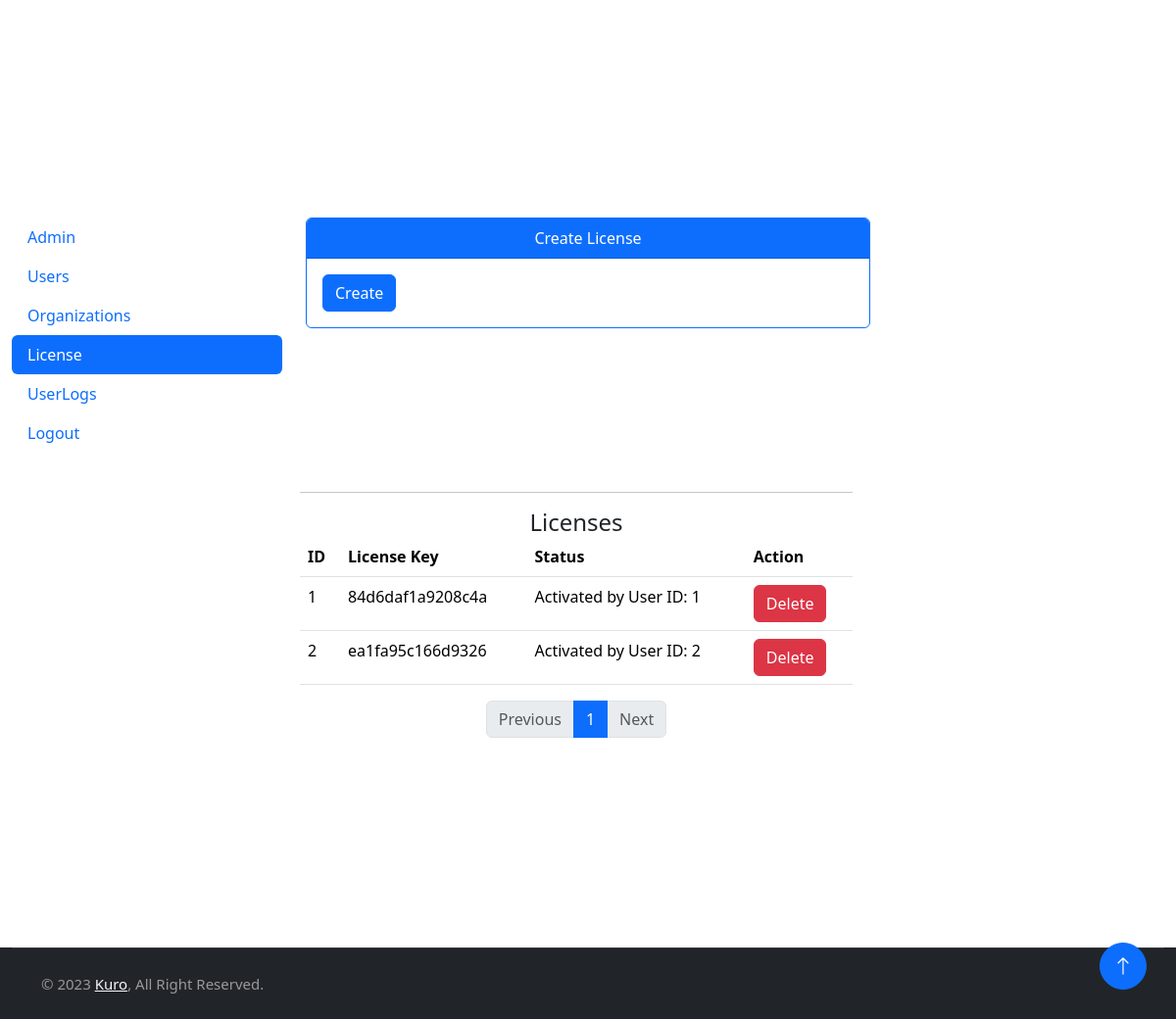
The page /admin/license (signed in) on the database its author committed.
### tables this page shows
CREATE TABLE `licenses` (
  `licenseId` INT AUTO_INCREMENT PRIMARY KEY,
  `licenseKey` VARCHAR(255) NOT NULL UNIQUE,
  `startDate` TIMESTAMP DEFAULT CURRENT_TIMESTAMP,
  `expiryDate` TIMESTAMP DEFAULT CURRENT_TIMESTAMP,
  `orgId` INT,
  `createdBy` INT,
  `userId` INT DEFAULT NULL,
  `status` TINYINT NOT NULL DEFAULT 0,
  `createdAt` TIMESTAMP DEFAULT CURRENT_TIMESTAMP,
  FOREIGN KEY (`orgId`) REFERENCES `organizations`(`orgId`) ON DELETE CASCADE,
  FOREIGN KEY (`createdBy`) REFERENCES `users`(`userId`) ON DELETE SET NULL,
  FOREIGN KEY (`userId`) REFERENCES `users`(`userId`) ON DELETE SET NULL
);

### router.php (called while the page is built, shortened)
<?php
class Router
{
	function any($route, $path_to_include){ $this->route($route, $path_to_include); }
	function route($route, $path_to_include)
	{
		$callback = $path_to_include;
		if( !is_callable($callback) ){
		  if(!strpos($path_to_include, '.php')){
			$path_to_include.='.php';
		  }
		}
		$request_url = filter_var($_SERVER['REQUEST_URI'], FILTER_SANITIZE_URL);
		$request_url = rtrim($request_url, '/');
		$request_url = strtok($request_url, '?');
		$route_parts = explode('/', $route);
		$request_url_parts = explode('/', $request_url);
		array_shift($route_parts);
		array_shift($request_url_parts);
		if( count($route_parts) != count($request_url_parts) ){ return; }
		$parameters = [];
		for( $__i__ = 0; $__i__ < count($route_parts); $__i__++ ){
		  $route_part = $route_parts[$__i__];
		  if( preg_match("/^[$]/", $route_part) ){
			$route_part = ltrim($route_part, '$');
			array_push($parameters, $request_url_parts[$__i__]);
			$$route_part=$request_url_parts[$__i__];
		  }
		  else if( $route_parts[$__i__] != $request_url_parts[$__i__] ){
			return;
		  }
		}
		include_once __DIR__."/$path_to_include";
		exit();
	}
}

### index.php (called while the page is built, shortened)
<?php
include 'router.php';
$router = new Router();
$router->any('/', 'views/index');
$router->any('/home', 'views/index');
$router->any('/login', 'views/login');
$router->any('/logout', 'views/logout');
$router->any('/admin/admin', 'views/admin/admin');
$router->any('/admin/users', 'views/admin/users');
$router->any('/admin/license', 'views/admin/license');

### kuro/controllers/license.php (called while the page is built, shortened)
<?php
require_once __DIR__.'/../models/license.model.php';
require_once __DIR__.'/../utils/session.php';
class LicenseController
{
    public function GetPaginationData()
    {
        $licenseModel = new LicenseModel();
        $page = isset($_GET['page']) && is_numeric($_GET['page']) ? $_GET['page'] : 1;
        $start = ($page - 1) * $licenseModel->GetLimit();
        $licenses = $licenseModel->GetRecords($start);
        $totalRecords = $licenseModel->GetTotalRecords();
        return [
            'licenses' => $licenses,
            'totalRecords' => $totalRecords,
            'limit' => $licenseModel->GetLimit()
        ];
    }
}
$licenseController = new LicenseController();

### kuro/models/license.model.php (called while the page is built, shortened)
<?php
require_once __DIR__.'/../core/database.php';
class LicenseModel extends Database
{
    public $limit = 5;
    public function GetTotalRecords()
    {
        $this->prepare(GETTOTALLICENSERECORDS);
        $this->statement->execute();
        return $this->fetchColumn();
    }
    public function GetRecords($start)
    {
        $this->prepare(GETLICENSERECORDS);
        $this->statement->bindValue(':start', $start, PDO::PARAM_INT);
        $this->statement->bindValue(':limit', $this->limit, PDO::PARAM_INT);
        $this->statement->execute();
        return $this->fetchAll(PDO::FETCH_OBJ);
    }
    public function GetLimit()
    {
        return $this->limit;
    }
}

### kuro/core/database.php (called while the page is built, shortened)
<?php
class Database
{
    protected mixed $statement;
    private string $dbHost = "localhost";
    private string $dbUser = "root";
    private string $dbPass = "";
    private string $dbName = "kuro";
    protected function connect()
    {
        try {
            $dsn = 'mysql:host='.$this->dbHost.';dbname='.$this->dbName;
            $this->pdo = new PDO($dsn, $this->dbUser, $this->dbPass, [PDO::MYSQL_ATTR_INIT_COMMAND =>"SET NAMES utf8;SET time_zone = 'Europe/Copenhagen'"]);
            $this->pdo->setAttribute(PDO::ATTR_DEFAULT_FETCH_MODE, PDO::FETCH_OBJ);
            return $this->pdo;
        } catch (PDOException $e) {
            print ("Error!: ".$e->getMessage()."<br/>");
            die();
        } finally {
        }
    }
    protected function prepare($sql)
    {
        $this->statement = $this->connect()->prepare($sql);
    }
    protected function fetchColumn()
    {
        try {
            return $this->statement->fetchColumn();
        } catch (Throwable $error) {
            print_r("Error: " . $error->getMessage());
        } finally {
            $this->pdo = NULL;
        }
    }
    protected function fetchAll()
    {
        try {
            return $this->statement->fetchAll();
        } catch (Throwable $error) {
            print_r("Error: " . $error->getMessage());
        } finally {
            $this->pdo = NULL;
        }
    }
}

### kuro/models/user.model.php (called while the page is built, shortened)
<?php
require_once __DIR__.'/../core/database.php';
class UserModel extends Database
{
    public function GetUserById($userId): bool|stdclass
    {
        $this->prepare(USERBYID);
        $this->statement->execute([$userId]);
        return $this->fetch();
    }
}

### kuro/controllers/auth.php (called while the page is built, shortened)
<?php
require_once __DIR__.'/../models/user.model.php';
require_once __DIR__.'/../models/license.model.php';
require_once __DIR__.'/../utils/session.php';
class Auth
{
    public function GetUserById($userId): bool|stdclass
    {
        $user = new UserModel();
        return $user->GetUserById($userId);
    }
}

### kuro/utils/session.php (called while the page is built, shortened)
<?php
class Session
{
    public static function Get(string $key)
    {
        return (isset($_SESSION[$key])) ? $_SESSION[$key] : false;
    }
    public static function ValidateSession($auth): bool
    {
        $userId = Session::Get("uid");
        $user = $auth->GetUserById($userId);
        return true;
    }
}

### views/admin/license.php (the view, shortened to what this page needs)
<?php
require_once './kuro/controllers/auth.php';
Util::IsAdmin($auth);
require_once './kuro/controllers/license.php';
if(Session::Get("isSuperAdmin"))
{
    $data = $licenseController->GetPaginationData();
    $licenses = $data['licenses'];
    $totalRecords = $data['totalRecords'];
    $limit = $data['limit'];
    $totalPages = ceil($totalRecords / $limit);
    $page = isset($_GET['page']) && is_numeric($_GET['page']) ? $_GET['page'] : 1;
}
?>
<main class="container-fluid mt-5">
    <div class="testcontainer">
        <div class="row">
            <aside class="col-lg-3 col-xl-3">
                <nav class="nav flex-lg-column nav-pills mb-4">
                    <a class="nav-link" href="<?= (SITE_URL); ?>/admin/admin">Admin</a>
                    <a class="nav-link" href="<?= (SITE_URL); ?>/admin/users">Users</a>
                    <a class="nav-link" href="<?= (SITE_URL); ?>/admin/organizations">Organizations</a>
                    <a class="nav-link active" href="<?= (SITE_URL); ?>/admin/license">License</a>
                    <a class="nav-link" href="<?= (SITE_URL); ?>/admin/userlogs">UserLogs</a>
                    <a class="nav-link" href="<?= (SITE_URL); ?>/logout">Logout</a>
                </nav>
            </aside>
            <div class="col-lg-6 col-xl-6">
                <div class="card border-primary mx-auto" style="max-width: 900px">
                    <div class="card-header bg-primary text-white text-center">
                        Create License
                    </div>
                    <div class="card-body">
                        <form method="POST">
                            <button class="btn btn-primary btn-block center" name="createLicense" id="submit"
                                type="submit" value="submit">
                                Create
                            </button>
                        </form>
                    </div>
                </div>
            </div>
            <div class="row">
                <div class="col-lg-3 col-xl-3"></div>
                <div class="col-lg-6 col-xl-6">
                    <hr>
                    <h4 class="card-title text-center">Licenses</h4>
                    <table class="table table-hover">
                        <thead>
                            <tr>
                                <th scope="col">ID</th>
                                <th scope="col">License Key</th>
                                <th scope="col">Status</th>
                                <th scope="col">Action</th>
                            </tr>
                        </thead>
                        <tbody>
                            <?php foreach ($licenses as $license) : ?>
                            <tr>
                                <td scope="row"><?= $license->licenseId; ?></td>
                                <td><?= Util::Print($license->licenseKey); ?></td>
                                <td>
                                    <?= $license->userId ? 'Activated by User ID: '.$license->userId : 'Not Activated'; ?>
                                </td>
                                <td>
                                    <button class="btn btn-danger deletebtn" data-id="<?= $license->licenseId; ?>"
                                        data-toggle="modal" data-bs-target="#deletelicensemodal">Delete</button>
                                </td>
                            </tr>
                            <?php endforeach; ?>
                        </tbody>
                    </table>
                    <nav>
                        <ul class="pagination justify-content-center">
                            <li class="page-item <?= $page <= 1 ? 'disabled' : '' ?>">
                                <a class="page-link" href="<?= $page <= 1 ? '#' : '?page=' . ($page - 1) ?>"
                                    tabindex="-1" aria-disabled="<?= $page <= 1 ? 'true' : 'false' ?>">Previous</a>
                            </li>
                            <?php for($i = 1; $i <= $totalPages; $i++): ?>
                            <li class="page-item <?= $i == $page ? 'active' : '' ?>">
                                <a class="page-link" href="?page=<?= $i ?>"><?= $i ?></a>
                            </li>
                            <?php endfor; ?>
                            <li class="page-item <?= $page >= $totalPages ? 'disabled' : '' ?>">
                                <a class="page-link"
                                    href="<?= $page >= $totalPages ? '#' : '?page=' . ($page + 1) ?>">Next</a>
                            </li>
                        </ul>
                    </nav>
                </div>
            </div>
        </div>
    </div>
</main>

### assets/css/style.css (style rules this page uses)
:root { --primary: #9575cd; --secondary: #EB4682 ; --light: #F7F8FC; --dark: #111111; }
body { min-height: 100vh; display: flex; flex-direction: column; }
.btn { font-weight: 500; transition: .5s; }
.btn.btn-primary, .btn.btn-secondary, .btn.btn-outline-primary:hover, .btn.btn-outline-secondary:hover { color: #FFFFFF; }
.testcontainer { margin-top: 150px; margin-bottom: 150px; }

### rows shown on the page
licenses: licenseId "1", licenseKey "84d6daf1a9208c4a", userId "1"
licenses: licenseId "2", licenseKey "ea1fa95c166d9326", userId "2"
